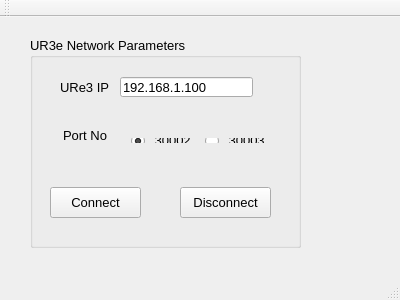
<?xml version="1.0" encoding="UTF-8"?>
<ui version="4.0">
 <class>MainWindow</class>
 <widget class="QMainWindow" name="MainWindow">
  <property name="geometry">
   <rect>
    <x>0</x>
    <y>0</y>
    <width>400</width>
    <height>300</height>
   </rect>
  </property>
  <property name="windowTitle">
   <string>MainWindow</string>
  </property>
  <widget class="QWidget" name="centralWidget">
   <widget class="QGroupBox" name="groupBox_UR3eInfo">
    <property name="geometry">
     <rect>
      <x>30</x>
      <y>20</y>
      <width>271</width>
      <height>211</height>
     </rect>
    </property>
    <property name="font">
     <font>
      <pointsize>10</pointsize>
      <weight>50</weight>
      <bold>false</bold>
     </font>
    </property>
    <property name="title">
     <string>UR3e Network Parameters</string>
    </property>
    <widget class="QPushButton" name="Button_ConnectToUR">
     <property name="geometry">
      <rect>
       <x>20</x>
       <y>150</y>
       <width>91</width>
       <height>31</height>
      </rect>
     </property>
     <property name="text">
      <string> Connect </string>
     </property>
     <property name="icon">
      <iconset resource="../../../../../RobonyTestSW/3.CTB/Test_Bench/Source_Code/V1.6/RDTB_TestApp/rdtbres.qrc">
       <normaloff>:/res/icons/resources/connect.png</normaloff>:/res/icons/resources/connect.png</iconset>
     </property>
    </widget>
    <widget class="QLabel" name="label_UR3eip">
     <property name="geometry">
      <rect>
       <x>30</x>
       <y>42</y>
       <width>51</width>
       <height>16</height>
      </rect>
     </property>
     <property name="text">
      <string>URe3 IP</string>
     </property>
    </widget>
    <widget class="QLineEdit" name="lineEdit_URIP">
     <property name="geometry">
      <rect>
       <x>90</x>
       <y>40</y>
       <width>133</width>
       <height>20</height>
      </rect>
     </property>
     <property name="inputMask">
      <string/>
     </property>
     <property name="text">
      <string>192.168.1.100</string>
     </property>
    </widget>
    <widget class="QLabel" name="label_UR3ePort">
     <property name="geometry">
      <rect>
       <x>33</x>
       <y>90</y>
       <width>51</width>
       <height>16</height>
      </rect>
     </property>
     <property name="text">
      <string>Port No     </string>
     </property>
    </widget>
    <widget class="QPushButton" name="Button_DisconnectUR">
     <property name="geometry">
      <rect>
       <x>150</x>
       <y>150</y>
       <width>91</width>
       <height>31</height>
      </rect>
     </property>
     <property name="text">
      <string>Disconnect</string>
     </property>
     <property name="icon">
      <iconset resource="../../../../../RobonyTestSW/3.CTB/Test_Bench/Source_Code/V1.6/RDTB_TestApp/rdtbres.qrc">
       <normaloff>:/res/icons/resources/disconnect.png</normaloff>:/res/icons/resources/disconnect.png</iconset>
     </property>
    </widget>
    <widget class="QWidget" name="layoutWidget">
     <property name="geometry">
      <rect>
       <x>90</x>
       <y>90</y>
       <width>163</width>
       <height>27</height>
      </rect>
     </property>
     <layout class="QHBoxLayout" name="horizontalLayout_17">
      <item>
       <widget class="QRadioButton" name="urport1_radioButton">
        <property name="text">
         <string> 30002</string>
        </property>
        <property name="checked">
         <bool>true</bool>
        </property>
       </widget>
      </item>
      <item>
       <widget class="QRadioButton" name="urport2_radioButton">
        <property name="text">
         <string> 30003</string>
        </property>
       </widget>
      </item>
     </layout>
    </widget>
   </widget>
  </widget>
  <widget class="QMenuBar" name="menuBar">
   <property name="geometry">
    <rect>
     <x>0</x>
     <y>0</y>
     <width>400</width>
     <height>21</height>
    </rect>
   </property>
  </widget>
  <widget class="QToolBar" name="mainToolBar">
   <attribute name="toolBarArea">
    <enum>TopToolBarArea</enum>
   </attribute>
   <attribute name="toolBarBreak">
    <bool>false</bool>
   </attribute>
  </widget>
  <widget class="QStatusBar" name="statusBar"/>
 </widget>
 <layoutdefault spacing="6" margin="11"/>
 <resources/>
 <connections/>
</ui>
